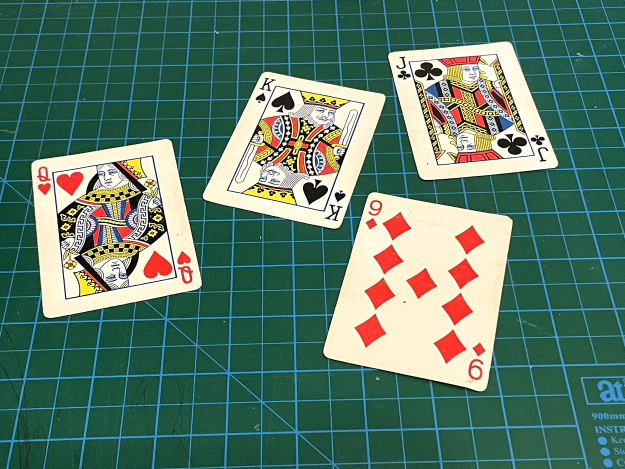
//> input picture Resources/cards.jpg, 1250 x 938 px, given in place of the camera (shown at 1/2 size)
$ ./xst   (built with g++ and OpenCV 4)
//> lines starting //> are read from the running program, lines starting //| are printed output that depends on the picture; after the words box and inside, x2 and y2 are one past the last pixel; in counts of white or black regions, pixels touching at a corner belong together
#include <opencv2/imgcodecs.hpp>
#include <opencv2/highgui.hpp>
#include <opencv2/imgproc.hpp>
#include <opencv2/opencv.hpp>
#include <opencv2/imgcodecs.hpp>

#include <iostream>
//#include "rclcpp/rclcpp.hpp"
#include <cmath>

using namespace std;
using namespace cv;

#define PI 3.1415926535

class detector
{
private:
    Mat img;
    vector<Point> turning_points_;
    vector<Point2f> polar_sorting_points_;

public:
    Mat PreProcess();
    void FindPoints(Mat binary_image);
    void CalculatePolarCoordinates();
    void DrawPoints();
    detector();
    ~detector();
};

detector::detector(/* args */)
{
    VideoCapture cap(0);
    Mat gray;
    while (true)
    {
        cap.read(img);
//> img is the input picture: 938 rows x 1250 cols, CV_8UC3; mean B, G, R 104.7, 121.3, 89.3
        Mat binary_image = PreProcess();
        FindPoints(binary_image);


        imshow("binary_image", binary_image);
        imshow("img", img);
        waitKey(1);
    }
}

detector::~detector()
{
}

Mat detector::PreProcess()
{
    Mat gray_img, binary_image;
    cvtColor(img, gray_img, COLOR_BGR2GRAY);
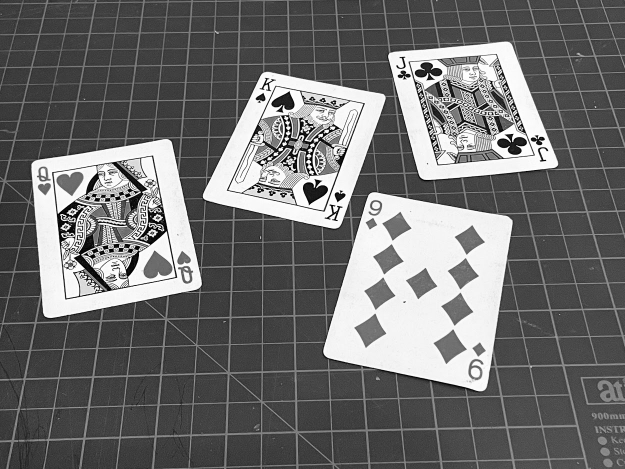
//> gray_img: 938 rows x 1250 cols, CV_8UC1 (shown at 1/2 size); min 0, max 255, mean 109.9
    threshold(gray_img, binary_image, 120, 255, THRESH_BINARY);
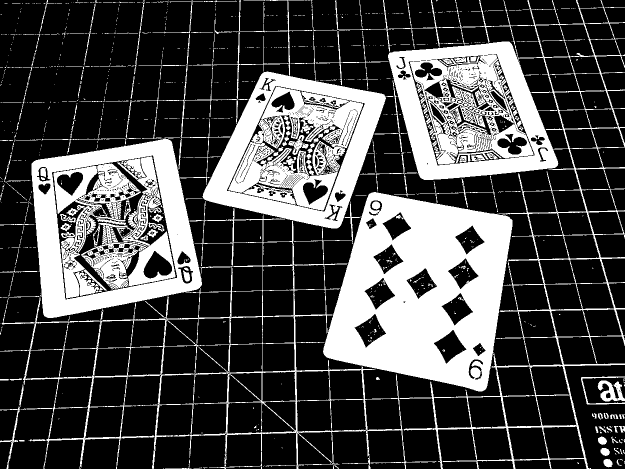
//> binary_image: 938 rows x 1250 cols, CV_8UC1 (shown at 1/2 size); 28.6% white; 998 white regions (784 under 20 px)
    // 开运算去除噪声
   // morphologyEx(binary_image, binary_image, MORPH_OPEN, element);
    return binary_image;
}

void detector::FindPoints(Mat binary_image)
{
    // 轮廓
    vector<vector<Point>> contours;
    vector<Vec4i> hierarchy; // 层次体系

    // 传入一个图像,两个容器
    findContours(binary_image, contours, hierarchy, RETR_TREE, CHAIN_APPROX_SIMPLE);
//> contours = 3830 contours, 3346 with area under 20; largest, box (x1, y1, x2, y2) and area: (0, 278, 1025, 938) 362498, (766, 0, 1250, 938) 216233, (370, 0, 772, 457) 75788, (103, 310, 355, 600) 54838, (162, 313, 351, 579) 20208
    vector<vector<Point>> conPoly(contours.size());
//> conPoly = 3830 empty contours
    for (int i = 0; i < contours.size(); i++)
    {
        double area = contourArea(contours[i]);
        if (hierarchy[i][2] == -1 || hierarchy[i][3] == -1 || area < 800)
        {
            continue;
        }
        if (!turning_points_.empty() || !polar_sorting_points_.empty())
        {
            turning_points_.clear();
            polar_sorting_points_.clear();
        }
        float peri = arcLength(contours[i], true);
        // 多边形拟合曲线
        approxPolyDP(contours[i], conPoly[i], 0.02 * peri, true); // 参数1:输入的轮廓点集,参数2:输出的点集,参数3:原始曲线与近似曲线的最大距离,参数4:是否闭合

        if (conPoly[i].size() != 10)
        {
            continue;
        }

        drawContours(img, conPoly, i, (255, 0, 255), 2);
        turning_points_ = conPoly[i];
        Point2f circle_center;
        float circle_r;
        minEnclosingCircle(contours[i], circle_center, circle_r);
        circle(img, circle_center, circle_r, Scalar(0, 69, 255), 4);
        CalculatePolarCoordinates();
        DrawPoints();
    }
//> this loop made 3830 passes
//> (area, peri) on passes 235, 240, 246, 255, 262, 283, 293, 306, 314, 340, 353, 372: (4223, 276.2), (4165, 264.8), (4205.5, 275.5), (3967, 264.6), (3848, 258.4), (5536.5, 353.4), (2163, 207.6), (6846.5, 645.4), (2106, 206.2), (1996.5, 211.8), (1912, 205.9), (1881, 190.6)
//> area on passes 20, 26, 35, 36, 43, 45: 208, 200.5, 31, 195.5, 29, 38.5
}

// [50 lines left out: functions CalculatePolarCoordinates, DrawPoints, not called in this run]

int main()
{
    detector de;
    return 0;
}
